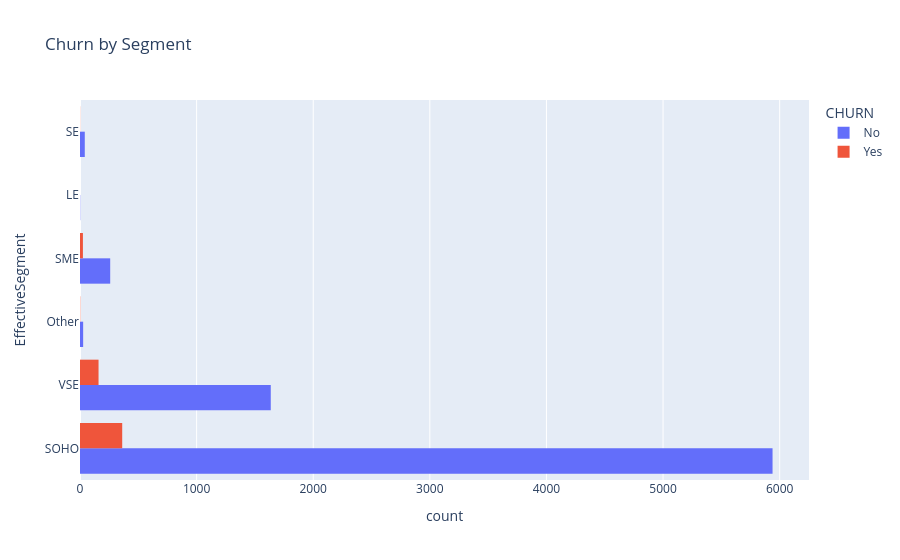

The notebook cell this image was saved under:
### Markdown cell above
## Churn by Segment

Grafik menunjukkan bahwa segmen SOHO memiliki jumlah pelanggan paling besar sehingga juga memiliki jumlah churn absolut tertinggi dibandingkan segmen lainnya. Namun secara keseluruhan, pelanggan yang tidak churn masih mendominasi di setiap segmen.

### Code cell
fig = px.histogram(
    df_churn,
    y="EffectiveSegment",
    color="CHURN",
    barmode="group",
    title="Churn by Segment"
)

fig.show()

### Figure 1 — Plotly figure (JSON) as saved in the notebook; plotly's stock layout.template omitted (floating-point values rounded to 4 significant figures; data arrays with more than 128 entries replaced by an {"elided": "..."} marker saying what was removed)
{"data": [{"alignmentgroup": "True", "bingroup": "y", "hovertemplate": "CHURN=No<br>count=%{x}<br>EffectiveSegment=%{y}<extra></extra>", "legendgroup": "No", "marker": {"color": "#636efa", "pattern": {"shape": ""}}, "name": "No", "offsetgroup": "No", "orientation": "h", "showlegend": true, "type": "histogram", "xaxis": "x", "y": {"elided": "7904 str values"}, "yaxis": "y"}, {"alignmentgroup": "True", "bingroup": "y", "hovertemplate": "CHURN=Yes<br>count=%{x}<br>EffectiveSegment=%{y}<extra></extra>", "legendgroup": "Yes", "marker": {"color": "#EF553B", "pattern": {"shape": ""}}, "name": "Yes", "offsetgroup": "Yes", "orientation": "h", "showlegend": true, "type": "histogram", "xaxis": "x", "y": {"elided": "549 str values"}, "yaxis": "y"}], "layout": {"barmode": "group", "legend": {"title": {"text": "CHURN"}, "tracegroupgap": 0}, "title": {"text": "Churn by Segment"}, "xaxis": {"anchor": "y", "domain": [0, 1], "title": {"text": "count"}}, "yaxis": {"anchor": "x", "domain": [0, 1], "title": {"text": "EffectiveSegment"}}}}
